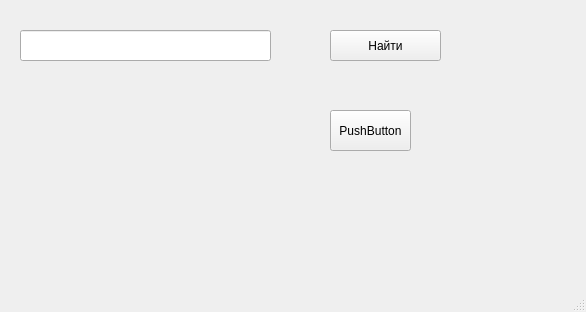
<?xml version="1.0" encoding="UTF-8"?>
<ui version="4.0">
 <class>MainWindow</class>
 <widget class="QMainWindow" name="MainWindow">
  <property name="geometry">
   <rect>
    <x>0</x>
    <y>0</y>
    <width>586</width>
    <height>312</height>
   </rect>
  </property>
  <property name="windowTitle">
   <string>MainWindow</string>
  </property>
  <widget class="QWidget" name="centralwidget">
   <widget class="QLineEdit" name="search_line">
    <property name="geometry">
     <rect>
      <x>20</x>
      <y>30</y>
      <width>251</width>
      <height>31</height>
     </rect>
    </property>
   </widget>
   <widget class="QPushButton" name="search_btn">
    <property name="geometry">
     <rect>
      <x>330</x>
      <y>30</y>
      <width>111</width>
      <height>31</height>
     </rect>
    </property>
    <property name="text">
     <string>Найти</string>
    </property>
   </widget>
   <widget class="QPushButton" name="download_btn">
    <property name="geometry">
     <rect>
      <x>330</x>
      <y>110</y>
      <width>81</width>
      <height>41</height>
     </rect>
    </property>
    <property name="text">
     <string>PushButton</string>
    </property>
   </widget>
   <widget class="QLabel" name="file_name">
    <property name="geometry">
     <rect>
      <x>20</x>
      <y>110</y>
      <width>291</width>
      <height>41</height>
     </rect>
    </property>
    <property name="text">
     <string/>
    </property>
   </widget>
  </widget>
  <widget class="QMenuBar" name="menubar">
   <property name="geometry">
    <rect>
     <x>0</x>
     <y>0</y>
     <width>586</width>
     <height>26</height>
    </rect>
   </property>
  </widget>
  <widget class="QStatusBar" name="statusbar"/>
 </widget>
 <resources/>
 <connections/>
</ui>
